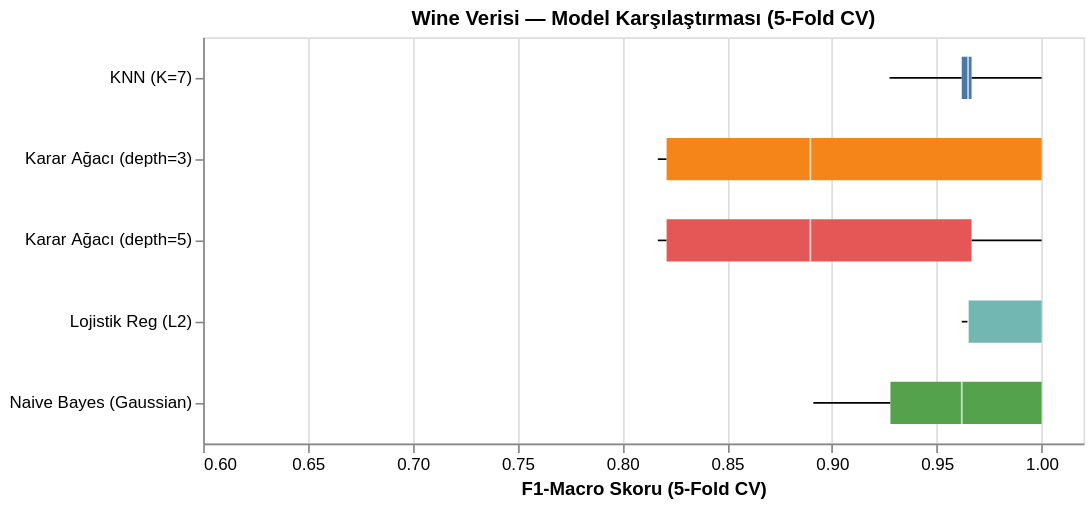

The code cell stored with this chart in its notebook:
### Code cell
# ─── Altair: Model Karşılaştırma Boxplot ─────────────────────────────────────

records = []
for m_name, scores in cv_results_cmp.items():
    for fold_i, score in enumerate(scores):
        records.append({'Model': m_name, 'F1 Macro': score, 'Fold': fold_i+1})

df_cmp = pd.DataFrame(records)

chart_cmp = alt.Chart(df_cmp).mark_boxplot(extent='min-max', size=25).encode(
    x=alt.X('F1 Macro:Q',
             scale=alt.Scale(domain=[0.6, 1.02]),
             title='F1-Macro Skoru (5-Fold CV)'),
    y=alt.Y('Model:N', sort='-x', title=''),
    color=alt.Color('Model:N', legend=None)
).properties(
    width=520, height=240,
    title='Wine Verisi — Model Karşılaştırması (5-Fold CV)'
)

chart_cmp.configure_title(fontSize=12).show()

### Figure 1 — Vega-Lite specification as saved in the notebook (floating-point values rounded to 4 significant figures)
{"config": {"view": {"continuousWidth": 300, "continuousHeight": 300}, "title": {"fontSize": 12}}, "data": {"name": "data-703fdbc75dd797c3903ac1983692dcab"}, "mark": {"type": "boxplot", "extent": "min-max", "size": 25}, "encoding": {"color": {"field": "Model", "legend": null, "type": "nominal"}, "x": {"field": "F1 Macro", "scale": {"domain": [0.6, 1.02]}, "title": "F1-Macro Skoru (5-Fold CV)", "type": "quantitative"}, "y": {"field": "Model", "sort": "-x", "title": "", "type": "nominal"}}, "height": 240, "title": "Wine Verisi — Model Karşılaştırması (5-Fold CV)", "width": 520, "$schema": "https://vega.github.io/schema/vega-lite/v5.20.1.json", "datasets": {"data-703fdbc75dd797c3903ac1983692dcab": [{"Model": "Karar Ağacı (depth=5)", "F1 Macro": 0.9666, "Fold": 1}, {"Model": "Karar Ağacı (depth=5)", "F1 Macro": 0.8211, "Fold": 2}, {"Model": "Karar Ağacı (depth=5)", "F1 Macro": 0.8169, "Fold": 3}, {"Model": "Karar Ağacı (depth=5)", "F1 Macro": 1.0, "Fold": 4}, {"Model": "Karar Ağacı (depth=5)", "F1 Macro": 0.8897, "Fold": 5}, {"Model": "Karar Ağacı (depth=3)", "F1 Macro": 1.0, "Fold": 1}, {"Model": "Karar Ağacı (depth=3)", "F1 Macro": 0.8211, "Fold": 2}, {"Model": "Karar Ağacı (depth=3)", "F1 Macro": 0.8169, "Fold": 3}, {"Model": "Karar Ağacı (depth=3)", "F1 Macro": 1.0, "Fold": 4}, {"Model": "Karar Ağacı (depth=3)", "F1 Macro": 0.8897, "Fold": 5}, {"Model": "Naive Bayes (Gaussian)", "F1 Macro": 1.0, "Fold": 1}, {"Model": "Naive Bayes (Gaussian)", "F1 Macro": 0.9279, "Fold": 2}, {"Model": "Naive Bayes (Gaussian)", "F1 Macro": 0.8911, "Fold": 3}, {"Model": "Naive Bayes (Gaussian)", "F1 Macro": 1.0, "Fold": 4}, {"Model": "Naive Bayes (Gaussian)", "F1 Macro": 0.9619, "Fold": 5}, {"Model": "KNN (K=7)", "F1 Macro": 1.0, "Fold": 1}, {"Model": "KNN (K=7)", "F1 Macro": 0.9666, "Fold": 2}, {"Model": "KNN (K=7)", "F1 Macro": 0.9275, "Fold": 3}, {"Model": "KNN (K=7)", "F1 Macro": 0.9649, "Fold": 4}, {"Model": "KNN (K=7)", "F1 Macro": 0.9619, "Fold": 5}, {"Model": "Lojistik Reg (L2)", "F1 Macro": 1.0, "Fold": 1}, {"Model": "Lojistik Reg (L2)", "F1 Macro": 1.0, "Fold": 2}, {"Model": "Lojistik Reg (L2)", "F1 Macro": 0.9649, "Fold": 3}, {"Model": "Lojistik Reg (L2)", "F1 Macro": 0.9649, "Fold": 4}, {"Model": "Lojistik Reg (L2)", "F1 Macro": 0.9619, "Fold": 5}]}}
